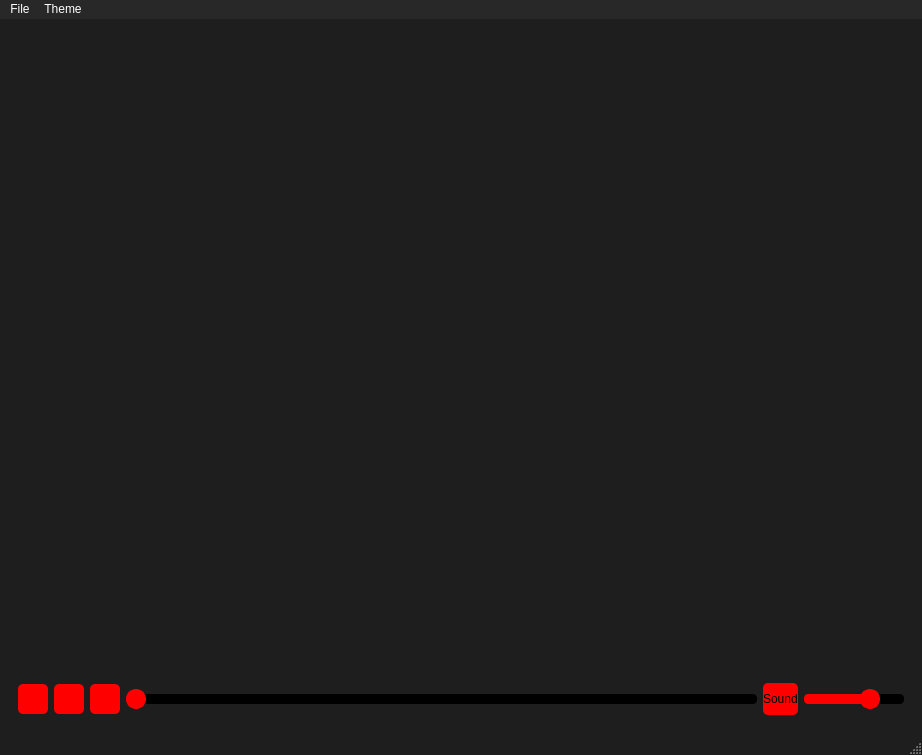
<?xml version="1.0" encoding="UTF-8"?>
<ui version="4.0">
 <class>VMediaPlayer</class>
 <widget class="QMainWindow" name="VMediaPlayer">
  <property name="geometry">
   <rect>
    <x>0</x>
    <y>0</y>
    <width>922</width>
    <height>755</height>
   </rect>
  </property>
  <property name="minimumSize">
   <size>
    <width>844</width>
    <height>686</height>
   </size>
  </property>
  <property name="windowTitle">
   <string>MainWindow</string>
  </property>
  <property name="styleSheet">
   <string notr="true">QSlider::groove { 
	background-color: black;
	border: 0px solid #424242; 
	height: 10px; 
	border-radius: 4px;
}

QSlider::handle { 
	background-color: red; 
	border: 2px solid red; 
	width: 16px; 
	height: 20px; 
	line-height: 20px; 
	margin-top: -5px; 
	margin-bottom: -5px; 
	border-radius: 10px; 
}

QSlider::handle:hover { 
	border-radius: 10px;
	background-color:rgb(150, 50, 50)
}
QSlider::sub-page{
	background-color: red;
	border: 0px solid #424242; 
	height: 10px; 
	border-radius: 4px;
}
*{
	
	font: 8pt &quot;MS Shell Dlg 2&quot;;
}
#Tool_Box QLabel{

	font: 10pt &quot;MS Shell Dlg 2&quot;;
}

QGroupBox{
	color:white;
}

QPushButton{
	background-color:red;
border:none;
border-radius: 5px;
}

QPushButton:hover{
	background-color:rgb(200, 50, 50);
	border:none;
}

QPushButton:pressed{
	background-color:rgb(100, 50, 50);
	border:none;
}

#VMediaPlayer{
	background-color:rgb(30,30,30);
}

QLabel{
	background-color:red;
	border:none;
	border-radius: 5px;
}
QLabel#Video_Widget{
	background-color:rgb(30,30,30);
	border:none;
	border-radius: 5px;
}
QMenuBar{
	background:rgb(40,40,40);
	color:white;
}
QMenu{
	background:rgb(40,40,40);
	color:white;
}
</string>
  </property>
  <widget class="QWidget" name="centralwidget">
   <layout class="QGridLayout" name="gridLayout">
    <item row="0" column="0">
     <layout class="QVBoxLayout" name="verticalLayout">
      <item>
       <widget class="QLabel" name="Video_Widget">
        <property name="text">
         <string/>
        </property>
       </widget>
      </item>
      <item>
       <widget class="QWidget" name="Layout_Widget" native="true">
        <property name="maximumSize">
         <size>
          <width>16777215</width>
          <height>50</height>
         </size>
        </property>
        <layout class="QHBoxLayout" name="horizontalLayout">
         <item>
          <widget class="QPushButton" name="Move_Backward_Button">
           <property name="minimumSize">
            <size>
             <width>0</width>
             <height>30</height>
            </size>
           </property>
           <property name="maximumSize">
            <size>
             <width>30</width>
             <height>16777215</height>
            </size>
           </property>
           <property name="text">
            <string/>
           </property>
          </widget>
         </item>
         <item>
          <widget class="QPushButton" name="Play_Pause_Button">
           <property name="minimumSize">
            <size>
             <width>0</width>
             <height>30</height>
            </size>
           </property>
           <property name="maximumSize">
            <size>
             <width>30</width>
             <height>16777215</height>
            </size>
           </property>
           <property name="text">
            <string/>
           </property>
          </widget>
         </item>
         <item>
          <widget class="QPushButton" name="Move_Forward_Button">
           <property name="minimumSize">
            <size>
             <width>0</width>
             <height>30</height>
            </size>
           </property>
           <property name="maximumSize">
            <size>
             <width>30</width>
             <height>16777215</height>
            </size>
           </property>
           <property name="text">
            <string/>
           </property>
          </widget>
         </item>
         <item>
          <widget class="QSlider" name="Sequence_Slider">
           <property name="minimumSize">
            <size>
             <width>0</width>
             <height>30</height>
            </size>
           </property>
           <property name="orientation">
            <enum>Qt::Horizontal</enum>
           </property>
          </widget>
         </item>
         <item>
          <widget class="QLabel" name="Volume_Icon_Label">
           <property name="minimumSize">
            <size>
             <width>0</width>
             <height>30</height>
            </size>
           </property>
           <property name="maximumSize">
            <size>
             <width>50</width>
             <height>16777215</height>
            </size>
           </property>
           <property name="text">
            <string>Sound</string>
           </property>
          </widget>
         </item>
         <item>
          <widget class="QSlider" name="Volume_Slider">
           <property name="minimumSize">
            <size>
             <width>100</width>
             <height>30</height>
            </size>
           </property>
           <property name="maximumSize">
            <size>
             <width>100</width>
             <height>16777215</height>
            </size>
           </property>
           <property name="maximum">
            <number>100</number>
           </property>
           <property name="value">
            <number>70</number>
           </property>
           <property name="tracking">
            <bool>true</bool>
           </property>
           <property name="orientation">
            <enum>Qt::Horizontal</enum>
           </property>
           <property name="invertedAppearance">
            <bool>false</bool>
           </property>
           <property name="invertedControls">
            <bool>false</bool>
           </property>
           <property name="tickPosition">
            <enum>QSlider::NoTicks</enum>
           </property>
           <property name="tickInterval">
            <number>0</number>
           </property>
          </widget>
         </item>
        </layout>
       </widget>
      </item>
     </layout>
    </item>
   </layout>
  </widget>
  <widget class="QMenuBar" name="menubar">
   <property name="geometry">
    <rect>
     <x>0</x>
     <y>0</y>
     <width>922</width>
     <height>25</height>
    </rect>
   </property>
   <widget class="QMenu" name="menuFile">
    <property name="title">
     <string>File</string>
    </property>
    <addaction name="actionOpen"/>
    <addaction name="actionExit"/>
   </widget>
   <widget class="QMenu" name="menuTheme">
    <property name="title">
     <string>Theme</string>
    </property>
    <addaction name="actionLight"/>
    <addaction name="actionDark"/>
   </widget>
   <addaction name="menuFile"/>
   <addaction name="menuTheme"/>
  </widget>
  <widget class="QStatusBar" name="statusbar"/>
  <action name="actionOpen">
   <property name="text">
    <string>Open</string>
   </property>
  </action>
  <action name="actionExit">
   <property name="text">
    <string>Exit</string>
   </property>
  </action>
  <action name="actionLight">
   <property name="text">
    <string>Light</string>
   </property>
  </action>
  <action name="actionDark">
   <property name="text">
    <string>Dark</string>
   </property>
  </action>
 </widget>
 <resources/>
 <connections/>
</ui>
